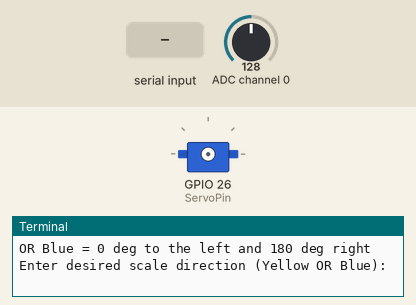
The program below on a simulated Raspberry Pi (BCM pin numbers). Shown: servo, the last lines printed to the terminal. The test bench sets the inputs (shaded band); at power-on: ADC channel 0 = 128 (analog values on the 0–255 scale). Servo angles are drawn from the pulse width (0.5 ms = 0°, 2.5 ms = 180°).

Above: at 1.2 s.
1.3 s: "Yellow" typed at the terminal, then Enter
2.8 s: ADC channel 0 set to 178
At 3.7 s:
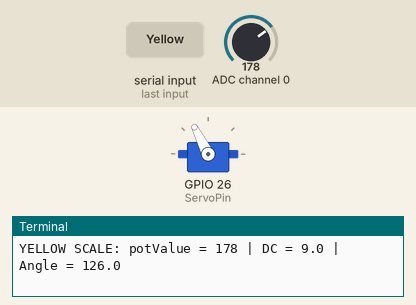
4.3 s: ADC channel 0 set to 224
At 5.4 s:
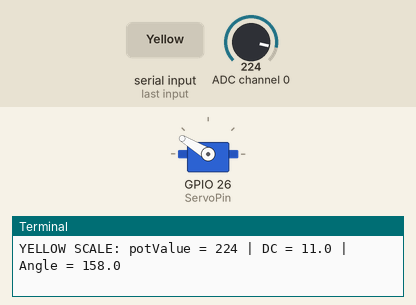
5.8 s: ADC channel 0 set to 255
At 7.0 s:
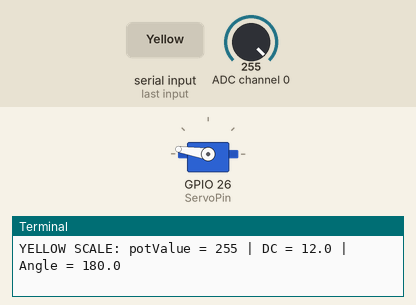
7.3 s: ADC channel 0 set to 76
At 7.7 s:
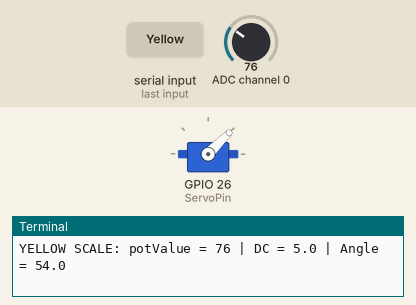
8.8 s: ADC channel 0 set to 30
At 9.4 s:
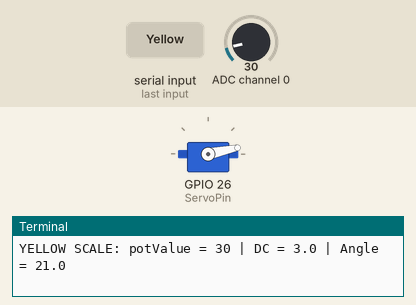
Timing chart, 0 to 11.3 s (numbered marks = the images above; inputs shaded):
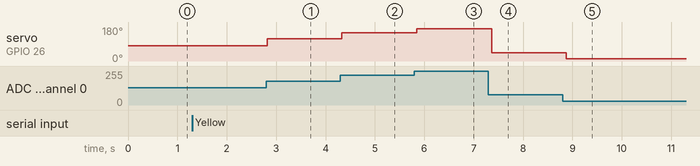

The program:

Servo_Controlled_By_Potentiometer_RPiGPIO.py
```python
# A program to control a servo on a Raspberry Pi with a potentiometer.
# You must first calibrate your servo to know what duty cycle will
# produce a zero degree angle (1-2 %) and what duty cycle will
# produce a 180 degree angle (10-15%).
# My servo is 2% for 0 degrees and 12% for 180 degrees.

# Inspired by Lesson 20 in the Raspberry Pi Tutorials
# by Paul McWhorter.


# Lori Pfahler
# August 2022

# import modules and setup GPIO pin number to BCM
import RPi.GPIO as GPIO
from time import sleep
from smbus import SMBus
GPIO.setmode(GPIO.BCM)

# set delay time
delayTime = 0.1

# setup servo
ServoPin = 26
GPIO.setup(ServoPin, GPIO.OUT)

# pwm object using frequency of 50 Hz
pwmServo=GPIO.PWM(ServoPin, 50)
# start pwm object at Duty Cycle of zero
pwmServo.start(0)

# functions for ADS7830
# list of addresses for the eight channels on the ADS7830
ads7830_commands = (0x84, 0xc4, 0x94, 0xd4, 0xa4, 0xe4, 0xb4, 0xf4)

# function to read from ADS7830
# From M Heidenreich code and youtube video on ADC ADS7830
def read_ads7830(input):
    bus.write_byte(0x4b, ads7830_commands[input])
    return bus.read_byte(0x4b)

# start an SMBus object
bus = SMBus(1)

# ask user for desired scale
print('Enter desired scale direction.  Yellow = 0 deg to the right and 180 deg left')
print('OR Blue = 0 deg to the left and 180 deg right')
userScale = input('Enter desired scale direction (Yellow OR Blue): ')
while userScale != 'Yellow' and userScale != 'Blue':
    print('You must enter Yellow or Blue.')
    userScale = input('Enter desired scale direction (Yellow OR Blue): ')
if userScale == 'Yellow':
      slope = 10/255
      intercept = 2
if userScale == 'Blue':
      slope = -10/255
      intercept = 12

try:
    while True:
        # Read potentiometer from channel 0
        potValue = read_ads7830(0)
        DC = slope*potValue + intercept
        pwmServo.ChangeDutyCycle(DC)
        if userScale == 'Blue':
            angle = -18*DC + 216
            print('BLUE SCALE: potValue =', potValue, '| DC =', round(DC, 0),
                  '| Angle =', round(angle, 0))
        if userScale == 'Yellow':
            angle = 18*DC - 36
            print('YELLOW SCALE: potValue =', potValue, '| DC =', round(DC, 0),
                  '| Angle =', round(angle, 0))
        sleep(delayTime)

except KeyboardInterrupt:
    pwmServo.stop()
    GPIO.cleanup()
```

Measured:
- after the input at 2.8 s, servo on GPIO 26 (ServoPin): 81° → 117° at once
- after the input at 4.3 s, servo on GPIO 26 (ServoPin): 117° → 149° at once
- after the input at 5.8 s, servo on GPIO 26 (ServoPin): 149° → 171° after 0.05 s
- after the input at 7.3 s, servo on GPIO 26 (ServoPin): 171° → 45° after 0.06 s
- after the input at 8.8 s, servo on GPIO 26 (ServoPin): 45° → 12° after 0.08 s
